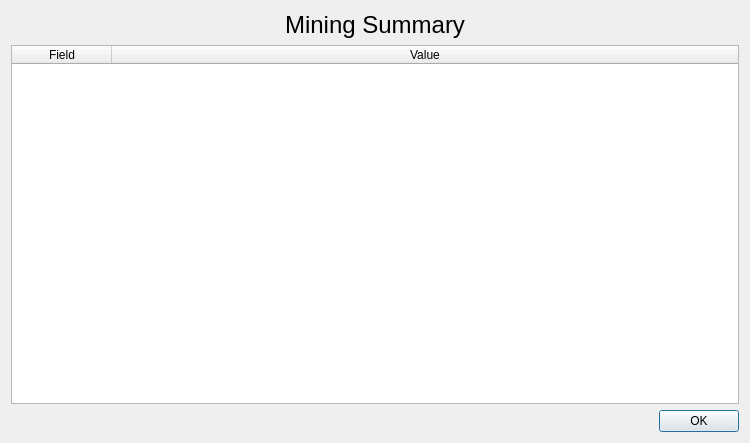
<?xml version="1.0" encoding="UTF-8"?>
<ui version="4.0">
 <class>MiningDialog</class>
 <widget class="QDialog" name="MiningDialog">
  <property name="geometry">
   <rect>
    <x>0</x>
    <y>0</y>
    <width>750</width>
    <height>443</height>
   </rect>
  </property>
  <property name="sizePolicy">
   <sizepolicy hsizetype="Expanding" vsizetype="Expanding">
    <horstretch>0</horstretch>
    <verstretch>0</verstretch>
   </sizepolicy>
  </property>
  <property name="windowTitle">
   <string>Dialog</string>
  </property>
  <property name="modal">
   <bool>true</bool>
  </property>
  <layout class="QGridLayout" name="gridLayout">
   <item row="0" column="0">
    <layout class="QVBoxLayout" name="verticalLayout">
     <item>
      <widget class="QLabel" name="heading">
       <property name="text">
        <string>&lt;html&gt;&lt;head/&gt;&lt;body&gt;&lt;p align=&quot;center&quot;&gt;&lt;span style=&quot; font-size:18pt;&quot;&gt;Mining Summary&lt;/span&gt;&lt;/p&gt;&lt;/body&gt;&lt;/html&gt;</string>
       </property>
      </widget>
     </item>
     <item>
      <widget class="QTableWidget" name="blockInfo">
       <property name="editTriggers">
        <set>QAbstractItemView::NoEditTriggers</set>
       </property>
       <property name="selectionMode">
        <enum>QAbstractItemView::SingleSelection</enum>
       </property>
       <property name="selectionBehavior">
        <enum>QAbstractItemView::SelectRows</enum>
       </property>
       <property name="columnCount">
        <number>2</number>
       </property>
       <attribute name="horizontalHeaderStretchLastSection">
        <bool>true</bool>
       </attribute>
       <attribute name="verticalHeaderVisible">
        <bool>false</bool>
       </attribute>
       <column>
        <property name="text">
         <string>Field</string>
        </property>
       </column>
       <column>
        <property name="text">
         <string>Value</string>
        </property>
       </column>
      </widget>
     </item>
     <item>
      <widget class="QDialogButtonBox" name="btndiag_confirm">
       <property name="orientation">
        <enum>Qt::Horizontal</enum>
       </property>
       <property name="standardButtons">
        <set>QDialogButtonBox::Ok</set>
       </property>
      </widget>
     </item>
    </layout>
   </item>
  </layout>
 </widget>
 <resources/>
 <connections>
  <connection>
   <sender>btndiag_confirm</sender>
   <signal>accepted()</signal>
   <receiver>MiningDialog</receiver>
   <slot>accept()</slot>
   <hints>
    <hint type="sourcelabel">
     <x>248</x>
     <y>254</y>
    </hint>
    <hint type="destinationlabel">
     <x>157</x>
     <y>274</y>
    </hint>
   </hints>
  </connection>
  <connection>
   <sender>btndiag_confirm</sender>
   <signal>rejected()</signal>
   <receiver>MiningDialog</receiver>
   <slot>reject()</slot>
   <hints>
    <hint type="sourcelabel">
     <x>316</x>
     <y>260</y>
    </hint>
    <hint type="destinationlabel">
     <x>286</x>
     <y>274</y>
    </hint>
   </hints>
  </connection>
 </connections>
</ui>
